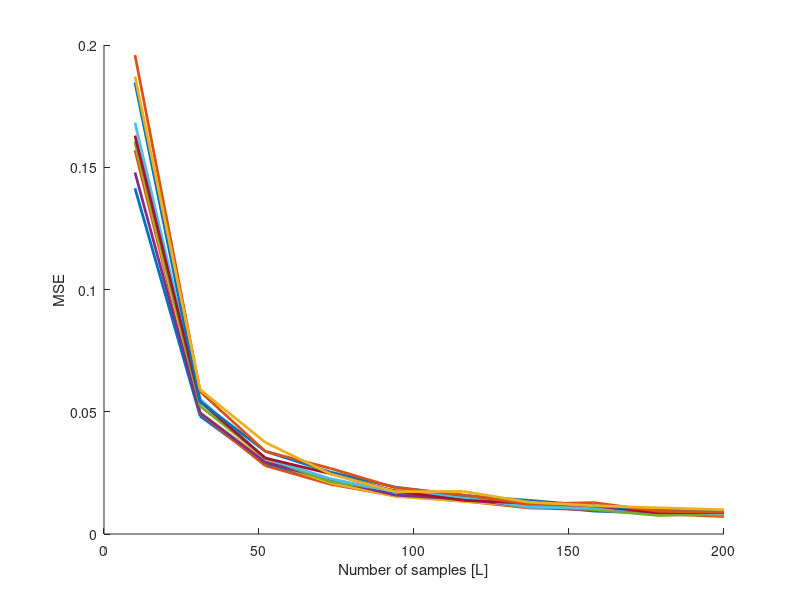
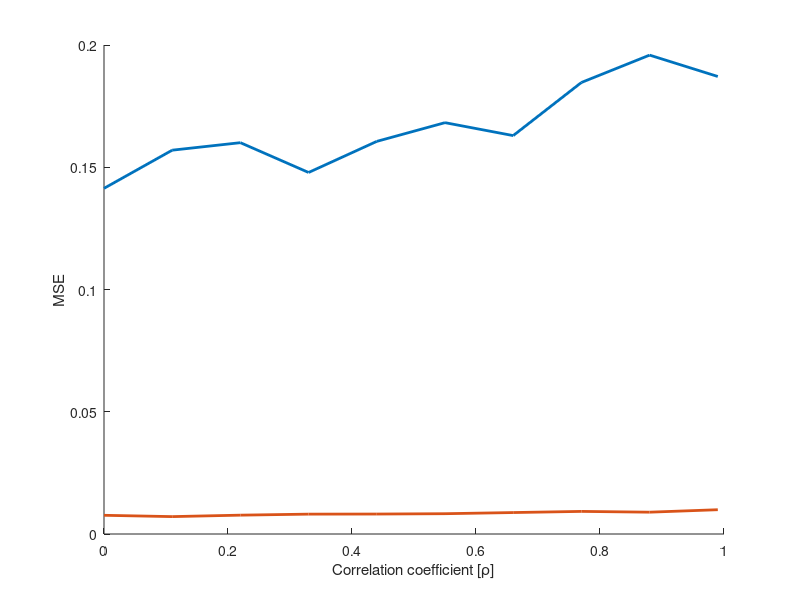

MATLAB code for these plots, in order:
% ADSP - HW1
% Ugur Ozcan

clear all
clc

%% 1.1 Noise Generation

N = 2;
L = round(linspace(10,200,10));
rho = linspace(0,0.99,10);

for i = 1 : length(rho)
    for j = 1 : length(L)
        for mc = 1 : 500
            Cw = [1, rho(i); rho(i) 1];
            w = sqrtm(Cw) * randn(N, L(j));
            Cw_est = (w * w') / L(j);
            errC = (Cw - Cw_est).^2;
            mse(i,j,mc) = mean(errC(:));
        end
    end
end

figure; hold on
plot(L, mean(mse,3).', 'LineWidth', 2)
xlabel('Number of samples [L]');
ylabel('MSE');


figure; hold on
plot(rho, mean(mse(:,[1, 10],:),3), 'LineWidth', 2)
xlabel('Correlation coefficient [\rho]');
ylabel('MSE');

%% 
clear

N = 5;
SNRdb = -10:2:30;
Q = linspace(1, 50, N);
alpha = linspace(0, .99, N);
beta = 0.9;
M = 4;

SNR = db2pow(SNRdb);

bits = randi(2,1,10)-1;

for i=1:M
    for j=1:M
        for n=1:N
            H{i,j,n} = alpha(n)^(abs(i-j))*beta;
        end
    end
end
